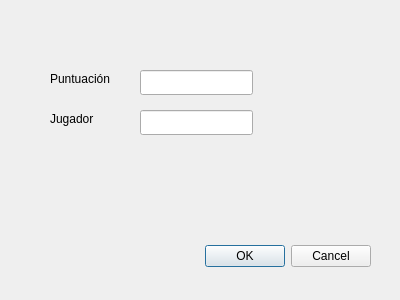
<?xml version="1.0" encoding="UTF-8"?>
<ui version="4.0">
 <class>DNombreJugador</class>
 <widget class="QDialog" name="DNombreJugador">
  <property name="geometry">
   <rect>
    <x>0</x>
    <y>0</y>
    <width>400</width>
    <height>300</height>
   </rect>
  </property>
  <property name="windowTitle">
   <string>Dialog</string>
  </property>
  <widget class="QDialogButtonBox" name="buttonBox">
   <property name="geometry">
    <rect>
     <x>30</x>
     <y>240</y>
     <width>341</width>
     <height>32</height>
    </rect>
   </property>
   <property name="orientation">
    <enum>Qt::Horizontal</enum>
   </property>
   <property name="standardButtons">
    <set>QDialogButtonBox::Cancel|QDialogButtonBox::Ok</set>
   </property>
  </widget>
  <widget class="QLabel" name="lPuntucion">
   <property name="geometry">
    <rect>
     <x>50</x>
     <y>70</y>
     <width>81</width>
     <height>17</height>
    </rect>
   </property>
   <property name="text">
    <string>Puntuación</string>
   </property>
  </widget>
  <widget class="QLabel" name="lJugador">
   <property name="geometry">
    <rect>
     <x>50</x>
     <y>110</y>
     <width>81</width>
     <height>17</height>
    </rect>
   </property>
   <property name="text">
    <string>Jugador</string>
   </property>
  </widget>
  <widget class="QLineEdit" name="edtJugador">
   <property name="geometry">
    <rect>
     <x>140</x>
     <y>110</y>
     <width>113</width>
     <height>25</height>
    </rect>
   </property>
  </widget>
  <widget class="QLineEdit" name="edtPuntuacion">
   <property name="geometry">
    <rect>
     <x>140</x>
     <y>70</y>
     <width>113</width>
     <height>25</height>
    </rect>
   </property>
  </widget>
 </widget>
 <resources/>
 <connections>
  <connection>
   <sender>buttonBox</sender>
   <signal>accepted()</signal>
   <receiver>DNombreJugador</receiver>
   <slot>accept()</slot>
   <hints>
    <hint type="sourcelabel">
     <x>248</x>
     <y>254</y>
    </hint>
    <hint type="destinationlabel">
     <x>157</x>
     <y>274</y>
    </hint>
   </hints>
  </connection>
  <connection>
   <sender>buttonBox</sender>
   <signal>rejected()</signal>
   <receiver>DNombreJugador</receiver>
   <slot>reject()</slot>
   <hints>
    <hint type="sourcelabel">
     <x>316</x>
     <y>260</y>
    </hint>
    <hint type="destinationlabel">
     <x>286</x>
     <y>274</y>
    </hint>
   </hints>
  </connection>
 </connections>
</ui>
